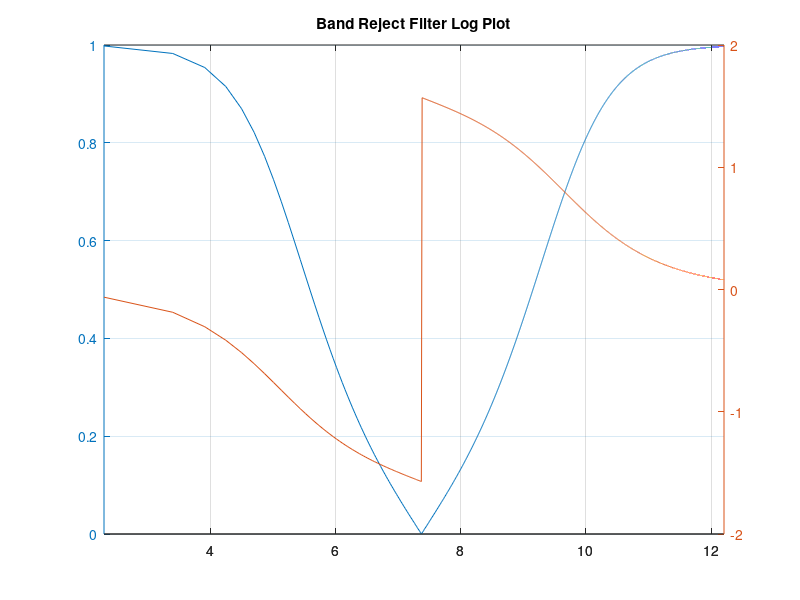

Source code (MATLAB): (Note: this script raises an error after producing the figure.)
M = dlmread('bandRejectFilter.txt', '\t');
M';
x=log(ans(1,:));
y1=ans(2,:);
y2=ans(3,:);
plot = plotyy(x,y1,x,y2,'plot');
grid();
title('Band Reject Filter Log Plot','FontWeight','bold');
XLabel('Frequency 2.7^x (Hz)');
axes(plot(1));
YLabel('Magnitude Gain');
axes(plot(2));
YLabel('Phase Shift');